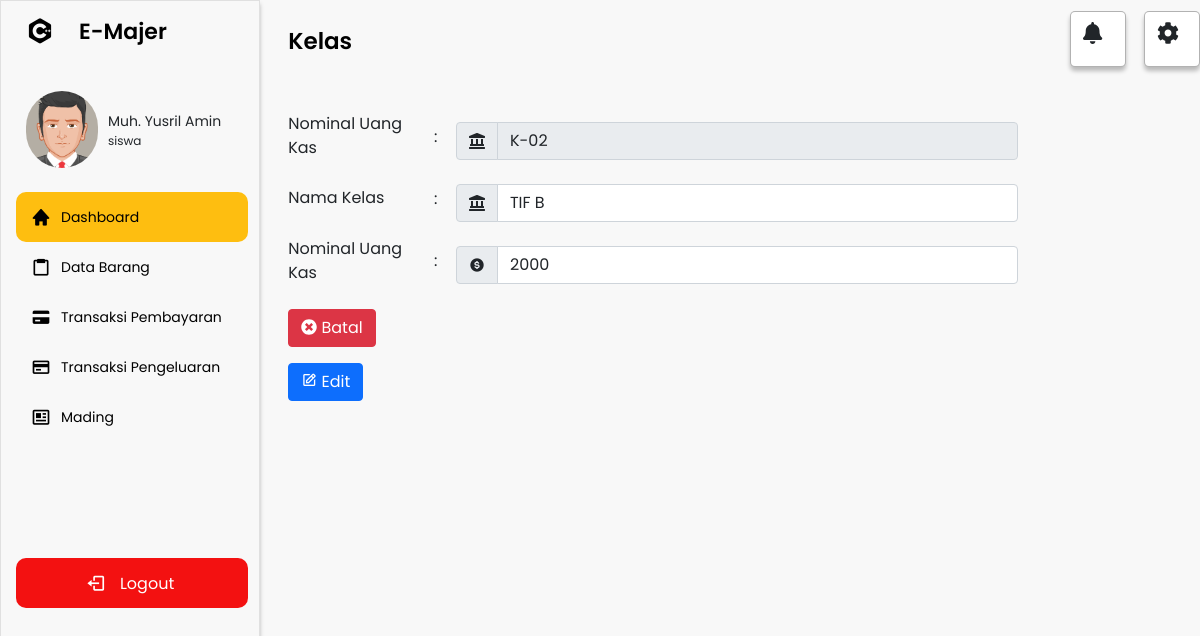
The app's page /navbar.php?p=kelas (signed in), older data.
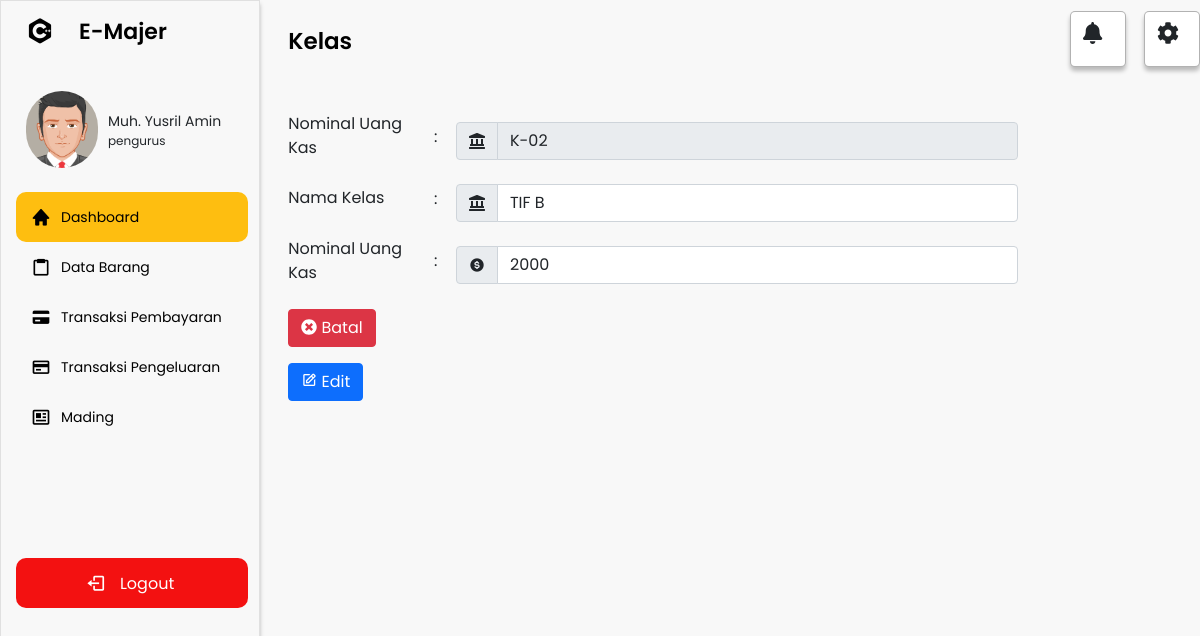
The same page, newer data.
### tables this page shows
CREATE TABLE `akun` (
  `id_akun` varchar(15) NOT NULL,
  `nama` varchar(50) NOT NULL,
  `email` varchar(50) NOT NULL,
  `username` varchar(50) NOT NULL,
  `password` varchar(50) NOT NULL,
  `id_kelas` varchar(15) NOT NULL,
  `id_level` int(11) NOT NULL,
  `saldo` varchar(25) NOT NULL
);

CREATE TABLE `level` (
  `id_level` int(11) NOT NULL,
  `nama_level` varchar(50) NOT NULL
);

CREATE TABLE `kelas` (
  `id_kelas` varchar(15) NOT NULL,
  `nama_kelas` varchar(50) NOT NULL,
  `nominal_uangkas` varchar(25) NOT NULL
);

### navbar.php (the view, shortened to what the changed rows need)
<?php
include 'koneksi.php';
$id = $_SESSION['id_akun'];
$nama = $_SESSION['nama'];
$kelas = $_SESSION['id_kelas'];
$query = "SELECT * FROM akun INNER JOIN kelas ON akun.id_kelas = kelas.id_kelas INNER JOIN level ON akun.id_level = level.id_level WHERE akun.id_akun = '$id'";
$result = mysqli_query($koneksi, $query);
if (mysqli_num_rows($result) > 0) {
    while ($row = mysqli_fetch_array($result)) {
?>
        <!DOCTYPE html>
        <html lang="en">
        <head>
            <link rel="stylesheet" href="assets/css/kalender.css">
            <link rel="stylesheet" href="assets/css/style.css">
            <link href="https://cdn.jsdelivr.net/npm/bootstrap@5.0.2/dist/css/bootstrap.min.css" rel="stylesheet">
            <link href='https://unpkg.com/boxicons@2.0.7/css/boxicons.min.css' rel='stylesheet'>
            <link rel="stylesheet" href="https://cdnjs.cloudflare.com/ajax/libs/font-awesome/5.13.0/css/all.min.css">
        </head>
        <body>
            <div class="sidebar">
                <div class="logo-details">
                    <i class='bx bxl-c-plus-plus'></i>
                    <span class="logo_name">E-Majer</span>
                </div>
                <div class="profil-box">
                    <img src="assets/gambar/avatar53.png" alt="">
                    <div class="profil-name">
                        <p class="nama"><?= $nama ?></p>
                        <p class="level"><?= $row['nama_level'] ?></p>
                    </div>
                </div>
                <ul class="nav-links">
                    <li>
                        <div class="li">
                            <a href="navbar.php?p=home">
                                <i class='bx bxs-home'></i>
                                <span class="link_name">Dashboard</span>
                            </a>
                        </div>
                    </li>
                    <li>
                        <div class="li">
                            <a href="navbar.php?p=barang">
                                <i class='bx bx-clipboard'></i>
                                <span class="link_name">Data Barang</span>
                            </a>
                        </div>
                    </li>
                    <li>
                        <div class="li">
                            <a href="navbar.php?p=pembayaran">
                                <i class='bx bxs-credit-card'></i>
                                <span class="link_name">Transaksi Pembayaran</span>
                            </a>
                        </div>
                    </li>
                    <li>
                        <div class="li">
                            <a href="navbar.php?p=pengeluaran">
                                <i class='bx bx-credit-card'></i>
                                <span class="link_name">Transaksi Pengeluaran</span>
                            </a>
                        </div>
                    </li>
                    <li>
                        <div class="li">
                            <a href="navbar.php?p=mading">
                                <i class='bx bx-news'></i>
                                <span class="link_name">Mading</span>
                            </a>
                        </div>
                    </li>
                    <li>
                        <div class="logout1">
                            <div class="logout">
                                <i class='bx bx-log-out'></i>
                                <span class="link_name">Logout</span>
                            </div>
                        </div>
                    </li>
                </ul>
            </div>
            <?php
            $pages_dir = 'pages';
            if (!empty($_GET['p'])) {
                $pages = scandir($pages_dir, 0);
                unset($pages[0], $pages[1]);
                $p = $_GET['p'];
                if (in_array($p . '.php', $pages)) {
                    include($pages_dir . '/' . $p . '.php');
                } else {
                    echo 'Halaman Tidak Ditemukan';
                }
            } else {
                include($pages_dir . '/home.php');
            }
            ?>
        </body>
        </html>
<?php }
} ?>

### pages/kelas.php (shortened to what the changed rows need)
<?php
$query = mysqli_query($koneksi, "SELECT * FROM kelas WHERE id_kelas ='$kelas'");
$data = mysqli_fetch_array($query);
?>
<section class="home-section">
    <div class="home-content">
        <span class="text">Kelas</span>
        <div class="notif">
            <i class="fas fa-bell n"></i>
        </div>
        <div class="setting">
            <i class="fas fa-cog s"></i>
        </div>
    </div>
    <div class="content">
        <table width="80%">
            <form action="proses/kelas-proses.php" method="POST" class="row g-3 needs-validation" enctype="multipart/form-data" onsubmit="return tambah();">
                <tr>
                    <td style="padding-top: 2%; width:20%;"><label for="validationServer01" class="form-label ">Nominal Uang Kas</label></td>
                    <td style="padding-top: 1%; width:3%;">:</td>
                    <td>
                        <div class="input-group mt-3">
                            <span class="input-group-text" id="inputGroupPrepend"><i class="fas fa-landmark"></i></span>
                            <input type="text" class="form-control" id="id_kelas" n aria-describedby="inputGroupPrepend" placeholder="ID Kelas" name="id_kelas" value="<?= $kelas ?>" readonly>
                        </div>
                    </td>
                </tr>
                <tr>
                    <td style="padding-top: 2%;"><label for="validationServer01" class="form-label ">Nama Kelas</label></td>
                    <td style="padding-top: 1%;">:</td>
                    <td>
                        <div class="input-group mt-3">
                            <span class="input-group-text" id="inputGroupPrepend"><i class="fas fa-landmark"></i></span>
                            <input type="text" class="form-control" id="nama_kelas" n aria-describedby="inputGroupPrepend" placeholder="Nama Kelas" name="nama_kelas" value="<?= $data['nama_kelas'] ?>">
                        </div>
                    </td>
                </tr>
                <tr>
                    <td style="padding-top: 2%;"><label for="validationServer01" class="form-label ">Nominal Uang Kas</label></td>
                    <td style="padding-top: 1%;">:</td>
                    <td>
                        <div class="input-group mt-3">
                            <span class="input-group-text" id="inputGroupPrepend"><i class='bx bxs-dollar-circle'></i></span>
                            <input type="text" class="form-control" id="nominal" n aria-describedby="inputGroupPrepend" placeholder="Nominal Uang Kas" name="nominal" value="<?= $data['nominal_uangkas'] ?>">
                        </div>
                    </td>
                </tr>
                <tr>
                    <td>
                        <button class="btn btn-danger mt-3"" data-bs-dismiss=" modal" onclick="home()"><i class="fas fa-times-circle"></i> Batal</button>
                        <button type="submit" class="btn btn-primary mt-3" name="btn-edit"><i class='bx bx-edit'></i> Edit</button>
                    </td>
                </tr>
            </form>
        </table>
    </div>
</section>

Row changes from the older to the newer data that the page shows:
changed akun "TIF B": id_level.nama_level "siswa" → "pengurus"
